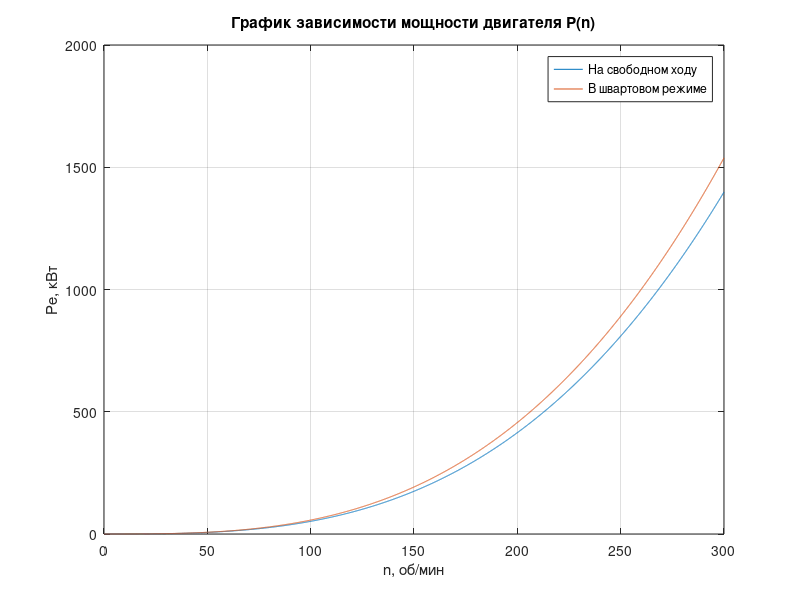

Reproduce this figure in MATLAB.
n = 0:0.05:300;
P1 = (0.0518/1000).*(n.^3);
P2 = (1.1 *0.0518/1000).*(n.^3);
plot(n,P1,n,P2)
grid on
title('График зависимости мощности двигателя P(n)')
xlabel('n, об/мин')
ylabel('Pe, кВт')
legend('На свободном ходу','В швартовом режиме')
